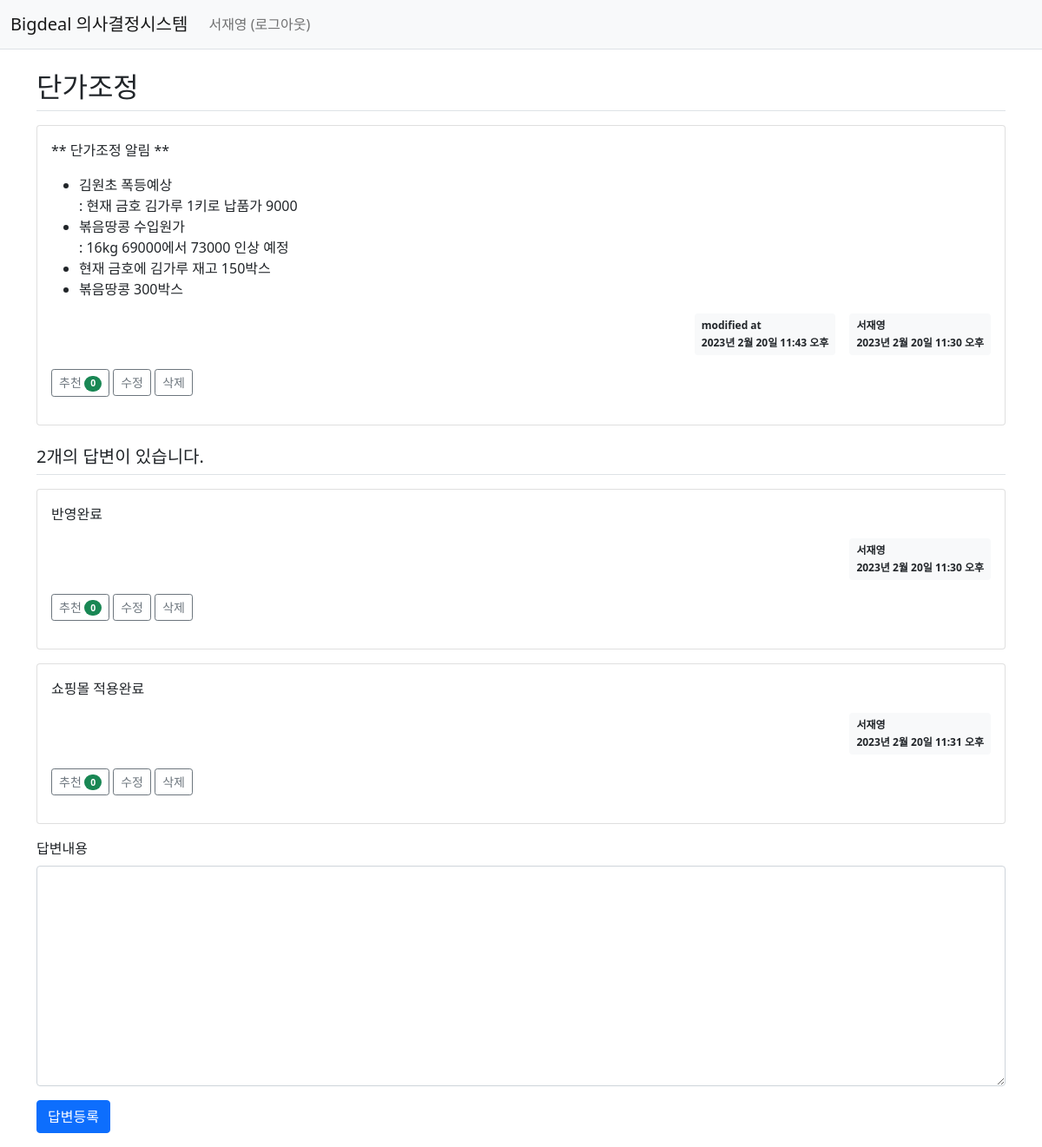
/bigdeal/3/ (signed in), run on the app's committed database.
### bigdeal/models.py (models this page shows, shortened)
class Question(models.Model):
    author = models.ForeignKey(User, on_delete=models.CASCADE, related_name='author_question')
    subject = models.CharField(max_length=200)
    content = models.TextField()
    create_date = models.DateTimeField()
    modify_date = models.DateTimeField(null=True, blank=True)
    voter = models.ManyToManyField(User, related_name='voter_question')

class Answer(models.Model):
    author = models.ForeignKey(User, on_delete=models.CASCADE, related_name='author_answer')
    question = models.ForeignKey(Question, on_delete=models.CASCADE)
    content = models.TextField()
    create_date = models.DateTimeField()
    modify_date = models.DateTimeField(null=True, blank=True)
    voter = models.ManyToManyField(User, related_name='voter_answer')

### bigdeal/views/base_views.py (the view)
# urls.py: path('<int:question_id>/', base_views.detail, name='detail'),
def detail(request, question_id):
    question = get_object_or_404(Question, pk=question_id)
    context = {'question': question}
    return render(request, 'bigdeal/question_detail.html', context)

### bigdeal/templatetags/bigdeal_filter.py (called while the page is built)
@register.filter()
def mark(value):
    extensions = ["nl2br", "fenced_code"]
    return mark_safe(markdown.markdown(value, extensions=extensions))

### templates/bigdeal/question_detail.html (shortened to what this page needs)
{% extends 'base.html' %}
{% load bigdeal_filter %}
{% block content %}
<div class="container my-3">
    <h2 class="border-bottom py-2">{{ question.subject }}</h2>
    <div class="card my-3">
        <div class="card-body">
            <div class="card-text">{{ question.content|mark }}</div>
            <div class="d-flex justify-content-end">
                {% if question.modify_date %}
                <div class="badge bg-light text-dark p-2 text-start mx-3">
                    <div class="mb-2">modified at</div>
                    <div>{{ question.modify_date }}</div>
                </div>
                {% endif %}
                <div class="badge bg-light text-dark p-2 text-start">
                    <div class="mb-2">{{ question.author.username }}</div>
                    <div>{{ question.create_date }}</div>
                </div>
            </div>
            <div class="my-3">
                <a href="javascript:void(0)" data-uri="{% url 'bigdeal:question_vote' question.id  %}"
                   class="recommend btn btn-sm btn-outline-secondary"> 추천
                    <span class="badge rounded-pill bg-success">{{question.voter.count}}</span>
                </a>
                {% if request.user == question.author %}
                <a href="{% url 'bigdeal:question_modify' question.id  %}"
                   class="btn btn-sm btn-outline-secondary">수정</a>
                <a href="javascript:void(0)" class="delete btn btn-sm btn-outline-secondary"
                   data-uri="{% url 'bigdeal:question_delete' question.id  %}">삭제</a>
                {% endif %}
            </div>
        </div>
    </div>
    <h5 class="border-bottom my-3 py-2">{{question.answer_set.count}}개의 답변이 있습니다.</h5>
    {% for answer in question.answer_set.all %}
    <div class="card my-3">
        <div class="card-body">
            <div class="card-text">{{ answer.content|mark }}</div>
            <div class="d-flex justify-content-end">
                <div class="badge bg-light text-dark p-2 text-start">
                    <div class="mb-2">{{ answer.author.username }}</div>
                    <div>{{ answer.create_date }}</div>
                </div>
            </div>
            <div class="my-3">
                <a href="javascript:void(0)" data-uri="{% url 'bigdeal:answer_vote' answer.id  %}"
                   class="recommend btn btn-sm btn-outline-secondary"> 추천
                    <span class="badge rounded-pill bg-success">{{answer.voter.count}}</span>
                </a>
                {% if request.user == answer.author %}
                <a href="{% url 'bigdeal:answer_modify' answer.id  %}"
                   class="btn btn-sm btn-outline-secondary">수정</a>
                <a href="javascript:void(0)" class="delete btn btn-sm btn-outline-secondary "
                   data-uri="{% url 'bigdeal:answer_delete' answer.id  %}">삭제</a>
                {% endif %}
            </div>
        </div>
    </div>
    {% endfor %}
    <form action="{% url 'bigdeal:answer_create' question.id %}" method="post" class="my-3">
        <div class="mb-3">
            <label for="content" class="form-label">답변내용</label>
            <textarea {% if not user.is_authenticated %}disabled{% endif %}
                      name="content" id="content" class="form-control" rows="10"></textarea>
        </div>
        <input type="submit" value="답변등록" class="btn btn-primary">
    </form>
</div>
{% endblock %}

### templates/navbar.html (shortened to what this page needs)
<nav class="navbar navbar-expand-lg navbar-light bg-light border-bottom">
    <div class="container-fluid">
        <a class="navbar-brand" href="{% url 'bigdeal:index' %}">Bigdeal 의사결정시스템</a>
        <div class="collapse navbar-collapse" id="navbarSupportedContent">
            <ul class="navbar-nav me-auto mb-2 mb-lg-0">
                <li class="nav-item">
                    {% if user.is_authenticated %}
                    <a class="nav-link" href="{% url 'common:logout' %}">{{ user.username }} (로그아웃)</a>
                    {% else %}
                    <a class="nav-link" href="{% url 'common:login' %}">로그인</a>
                    {% endif %}
                </li>
            </ul>
        </div>
    </div>
</nav>

### data on the page
Question: subject "단가조정", content|mark "** 단가조정 알림 ** 김원초 폭등예상 : 현재 금호 김가루 1키로 납품가 9000 볶음땅콩 수입원가 : 16kg 69000에서 73000 인상 예정 현재 금호에 김가루 재고 150박스 볶음땅콩 300박스", modify_date "2023년 2월 20일 11:43 오후", author.username "서재영", create_date "2023년 2월 20일 11:30 오후", voter.count "0", answer_set.count "2"
Answer: content|mark "반영완료", author.username "서재영", create_date "2023년 2월 20일 11:30 오후", voter.count "0", shows "수정"
Answer: content|mark "쇼핑몰 적용완료", author.username "서재영", create_date "2023년 2월 20일 11:31 오후", voter.count "0", shows "수정"

### other printed values
{{ user.username }} "서재영"
